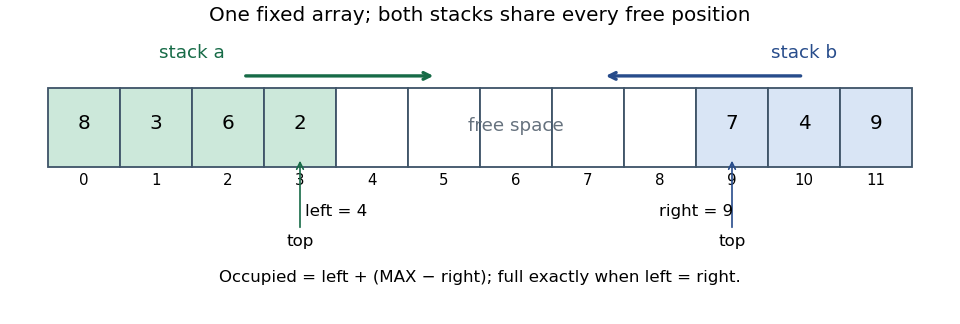

Recreate this plot in Python.
"""Original shared-array double stack; Python 3.14 / Matplotlib 3.10.7.
The PNG is always written to the current working directory.
"""
from pathlib import Path
import matplotlib
matplotlib.use('Agg')
import matplotlib.pyplot as plt
from matplotlib.patches import Rectangle

fig,ax=plt.subplots(figsize=(8,2.7),dpi=120,facecolor='white');ax.set_facecolor('white')
for i in range(12):
 color='#cce8da'if i<4 else '#d9e5f5'if i>=9 else 'white'
 ax.add_patch(Rectangle((i,0),1,1,facecolor=color,edgecolor='#405569',lw=1.1))
 ax.text(i+.5,-.23,str(i),ha='center',fontsize=9)
 if i<4:ax.text(i+.5,.48,str([8,3,6,2][i]),ha='center',fontsize=12)
 elif i>=9:ax.text(i+.5,.48,str([7,4,9][i-9]),ha='center',fontsize=12)
ax.text(2,1.38,'stack a',ha='center',fontsize=11,color='#176b47');ax.text(10.5,1.38,'stack b',ha='center',fontsize=11,color='#274c8b')
ax.text(6.5,.45,'free space',ha='center',fontsize=11,color='#66727e')
ax.annotate('top',xy=(3.5,.12),xytext=(3.5,-1),ha='center',fontsize=10,arrowprops={'arrowstyle':'->','color':'#176b47'})
ax.annotate('top',xy=(9.5,.12),xytext=(9.5,-1),ha='center',fontsize=10,arrowprops={'arrowstyle':'->','color':'#274c8b'})
ax.annotate('',xy=(5.4,1.15),xytext=(2.7,1.15),arrowprops={'arrowstyle':'->','color':'#176b47','lw':2})
ax.annotate('',xy=(7.7,1.15),xytext=(10.5,1.15),arrowprops={'arrowstyle':'->','color':'#274c8b','lw':2})
ax.text(4,-.62,'left = 4',ha='center',fontsize=10);ax.text(9,-.62,'right = 9',ha='center',fontsize=10)
ax.text(6,-1.45,'Occupied = left + (MAX − right); full exactly when left = right.',ha='center',fontsize=10)
ax.set_xlim(-.4,12.4);ax.set_ylim(-1.7,1.7);ax.axis('off');fig.subplots_adjust(left=.02,right=.98,bottom=.07,top=.9)
fig.suptitle('One fixed array; both stacks share every free position',fontsize=12,y=.98)
fig.savefig(Path.cwd()/(Path(__file__).stem+'.png'),facecolor='white',transparent=False)
plt.close(fig)
